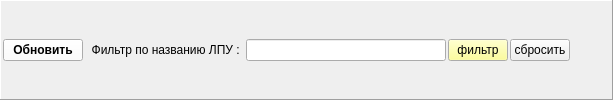
                <widget class="QFrame" name="pan_up_medorgs">
                 <property name="frameShape">
                  <enum>QFrame::Panel</enum>
                 </property>
                 <property name="frameShadow">
                  <enum>QFrame::Raised</enum>
                 </property>
                 <layout class="QHBoxLayout" name="horizontalLayout_3">
                  <property name="spacing">
                   <number>2</number>
                  </property>
                  <property name="leftMargin">
                   <number>2</number>
                  </property>
                  <property name="topMargin">
                   <number>2</number>
                  </property>
                  <property name="rightMargin">
                   <number>2</number>
                  </property>
                  <property name="bottomMargin">
                   <number>2</number>
                  </property>
                  <item>
                   <widget class="QPushButton" name="bn_refresh">
                    <property name="palette">
                     <palette>
                      <active>
                       <colorrole role="Button">
                        <brush brushstyle="SolidPattern">
                         <color alpha="255">
                          <red>255</red>
                          <green>255</green>
                          <blue>255</blue>
                         </color>
                        </brush>
                       </colorrole>
                      </active>
                      <inactive>
                       <colorrole role="Button">
                        <brush brushstyle="SolidPattern">
                         <color alpha="255">
                          <red>255</red>
                          <green>255</green>
                          <blue>255</blue>
                         </color>
                        </brush>
                       </colorrole>
                      </inactive>
                      <disabled>
                       <colorrole role="Button">
                        <brush brushstyle="SolidPattern">
                         <color alpha="255">
                          <red>255</red>
                          <green>255</green>
                          <blue>255</blue>
                         </color>
                        </brush>
                       </colorrole>
                      </disabled>
                     </palette>
                    </property>
                    <property name="font">
                     <font>
                      <weight>75</weight>
                      <bold>true</bold>
                     </font>
                    </property>
                    <property name="text">
                     <string>Обновить</string>
                    </property>
                   </widget>
                  </item>
                  <item>
                   <widget class="QLabel" name="label_19">
                    <property name="font">
                     <font>
                      <weight>50</weight>
                      <bold>false</bold>
                     </font>
                    </property>
                    <property name="text">
                     <string>  Фильтр по названию ЛПУ : </string>
                    </property>
                   </widget>
                  </item>
                  <item>
                   <widget class="QLineEdit" name="ln_filter">
                    <property name="minimumSize">
                     <size>
                      <width>200</width>
                      <height>0</height>
                     </size>
                    </property>
                    <property name="maximumSize">
                     <size>
                      <width>200</width>
                      <height>16777215</height>
                     </size>
                    </property>
                    <property name="font">
                     <font>
                      <weight>50</weight>
                      <bold>false</bold>
                     </font>
                    </property>
                   </widget>
                  </item>
                  <item>
                   <widget class="QPushButton" name="bn_filter">
                    <property name="minimumSize">
                     <size>
                      <width>60</width>
                      <height>0</height>
                     </size>
                    </property>
                    <property name="maximumSize">
                     <size>
                      <width>60</width>
                      <height>16777215</height>
                     </size>
                    </property>
                    <property name="palette">
                     <palette>
                      <active>
                       <colorrole role="Button">
                        <brush brushstyle="SolidPattern">
                         <color alpha="255">
                          <red>255</red>
                          <green>255</green>
                          <blue>127</blue>
                         </color>
                        </brush>
                       </colorrole>
                      </active>
                      <inactive>
                       <colorrole role="Button">
                        <brush brushstyle="SolidPattern">
                         <color alpha="255">
                          <red>255</red>
                          <green>255</green>
                          <blue>127</blue>
                         </color>
                        </brush>
                       </colorrole>
                      </inactive>
                      <disabled>
                       <colorrole role="Button">
                        <brush brushstyle="SolidPattern">
                         <color alpha="255">
                          <red>255</red>
                          <green>255</green>
                          <blue>127</blue>
                         </color>
                        </brush>
                       </colorrole>
                      </disabled>
                     </palette>
                    </property>
                    <property name="font">
                     <font>
                      <weight>50</weight>
                      <bold>false</bold>
                     </font>
                    </property>
                    <property name="text">
                     <string>фильтр</string>
                    </property>
                   </widget>
                  </item>
                  <item>
                   <widget class="QPushButton" name="bn_clear">
                    <property name="minimumSize">
                     <size>
                      <width>60</width>
                      <height>0</height>
                     </size>
                    </property>
                    <property name="maximumSize">
                     <size>
                      <width>60</width>
                      <height>16777215</height>
                     </size>
                    </property>
                    <property name="font">
                     <font>
                      <weight>50</weight>
                      <bold>false</bold>
                     </font>
                    </property>
                    <property name="text">
                     <string>сбросить</string>
                    </property>
                   </widget>
                  </item>
                  <item>
                   <spacer name="horizontalSpacer_6">
                    <property name="orientation">
                     <enum>Qt::Horizontal</enum>
                    </property>
                    <property name="sizeHint" stdset="0">
                     <size>
                      <width>40</width>
                      <height>20</height>
                     </size>
                    </property>
                   </spacer>
                  </item>
                 </layout>
                </widget>
